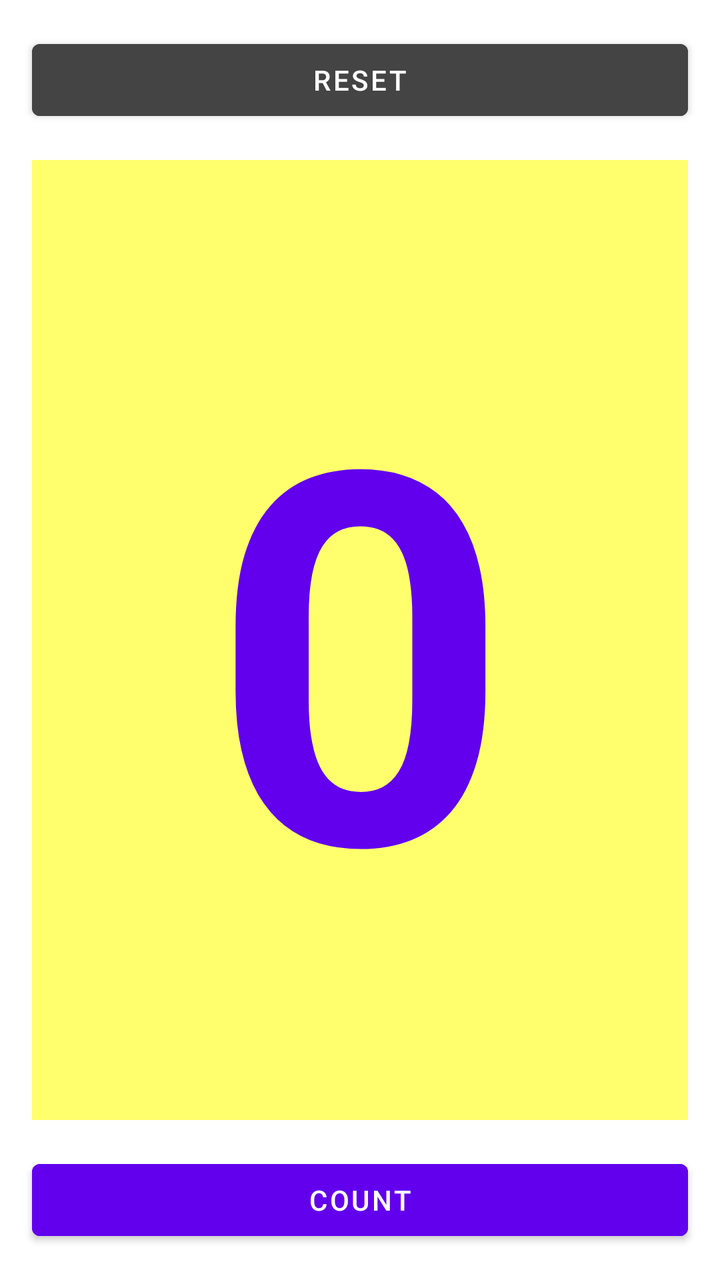
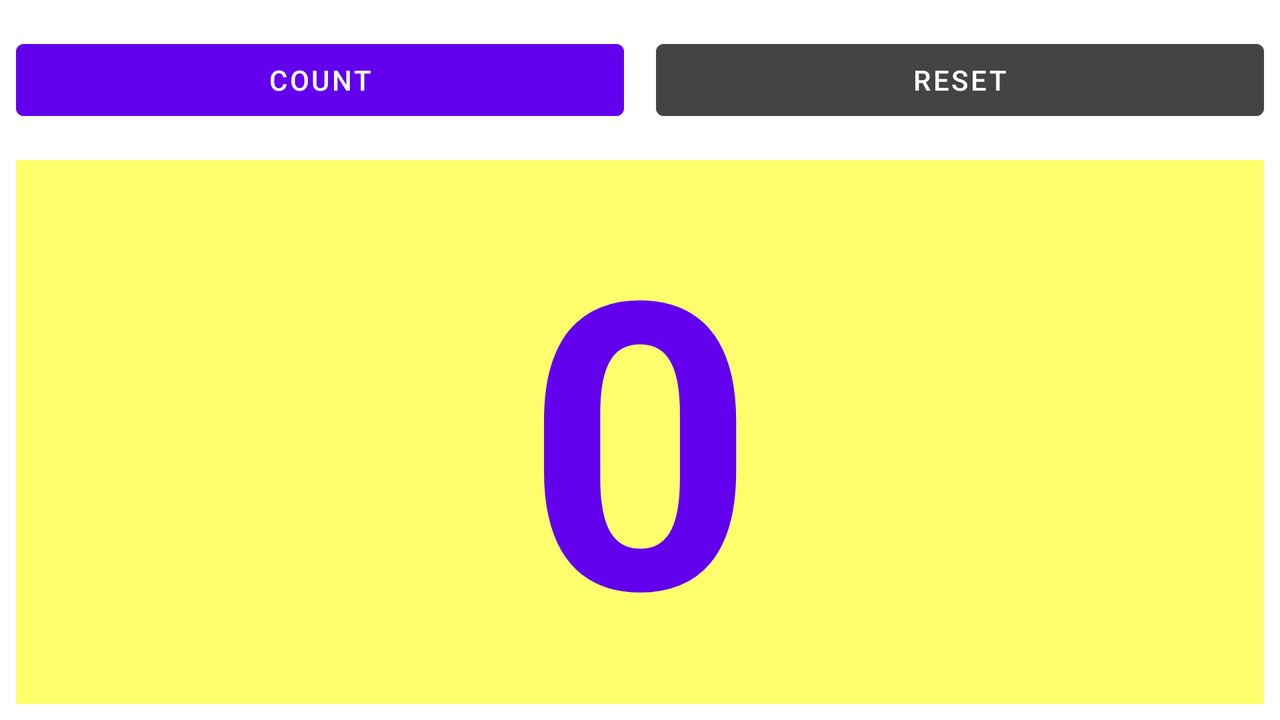

Compare how this app lays out the same screen by default and in its alternative resource folder. The renders come first, then the two layout files and the values they reference.
<!-- AndroidManifest.xml: application theme Theme.Click_app -->
<!-- res/layout/activity_main.xml -->
<?xml version="1.0" encoding="utf-8"?>
<androidx.constraintlayout.widget.ConstraintLayout xmlns:android="http://schemas.android.com/apk/res/android"
    xmlns:app="http://schemas.android.com/apk/res-auto"
    xmlns:tools="http://schemas.android.com/tools"
    android:layout_width="match_parent"
    android:layout_height="match_parent"
    android:backgroundTint="#FF5722"
    tools:context=".MainActivity">

    <Button
        android:id="@+id/button_toast"
        android:layout_width="0dp"
        android:layout_height="wrap_content"
        android:layout_marginStart="16dp"
        android:layout_marginTop="16dp"
        android:layout_marginEnd="16dp"
        android:backgroundTint="#444444"
        android:text="@string/toast"
        app:layout_constraintEnd_toEndOf="parent"
        app:layout_constraintStart_toStartOf="parent"
        app:layout_constraintTop_toTopOf="parent"
        android:onClick="showToast"
        />

    <Button
        android:id="@+id/button_count"
        android:layout_width="0dp"
        android:layout_height="wrap_content"
        android:layout_marginStart="16dp"
        android:layout_marginEnd="16dp"
        android:layout_marginBottom="16dp"
        android:backgroundTint="?attr/colorPrimary"
        android:text="@string/count"
        app:layout_constraintBottom_toBottomOf="parent"
        app:layout_constraintEnd_toEndOf="parent"
        app:layout_constraintStart_toStartOf="parent"
        android:onClick="countUp"
        />

    <TextView
        android:id="@+id/show_count"
        android:layout_width="0dp"
        android:layout_height="0dp"
        android:layout_marginStart="16dp"
        android:layout_marginTop="16dp"
        android:layout_marginEnd="16dp"
        android:layout_marginBottom="16dp"
        android:background="@color/yellow"
        android:gravity="center"
        android:text="@string/zero"
        android:textColor="?attr/colorPrimary"
        android:textSize="260sp"
        android:textStyle="bold"
        app:layout_constraintBottom_toTopOf="@+id/button_count"
        app:layout_constraintEnd_toEndOf="parent"
        app:layout_constraintHorizontal_bias="0.498"
        app:layout_constraintStart_toStartOf="parent"
        app:layout_constraintTop_toBottomOf="@+id/button_toast" />


</androidx.constraintlayout.widget.ConstraintLayout>
<!-- resources referenced by this layout -->
<resources>
  <color name="yellow">#FFFF6D</color>
  <string name="count">Count</string>
  <string name="toast">Reset</string>
  <string name="zero">0</string>
  <style name="Theme.Click_app" parent="Theme.MaterialComponents.DayNight.DarkActionBar">
          
          <item name="colorPrimary">@color/purple_500</item>
          <item name="colorPrimaryVariant">@color/purple_700</item>
          <item name="colorOnPrimary">@color/white</item>
          
          <item name="colorSecondary">@color/teal_200</item>
          <item name="colorSecondaryVariant">@color/teal_700</item>
          <item name="colorOnSecondary">@color/black</item>
          
          <item name="android:statusBarColor" tools:targetApi="l">?attr/colorPrimaryVariant</item>
          
      </style>
  <color name="purple_500">#FF6200EE</color>
  <color name="purple_700">#FF3700B3</color>
  <color name="white">#FFFFFFFF</color>
  <color name="teal_200">#FF03DAC5</color>
  <color name="teal_700">#FF018786</color>
  <color name="black">#FF000000</color>
</resources>
<!-- res/layout-land/activity_main.xml (the repository's variant of the layout above) -->
<!-- drawn on the phone turned sideways -->
<?xml version="1.0" encoding="utf-8"?>
<androidx.constraintlayout.widget.ConstraintLayout xmlns:android="http://schemas.android.com/apk/res/android"
    xmlns:app="http://schemas.android.com/apk/res-auto"
    xmlns:tools="http://schemas.android.com/tools"
    android:layout_width="match_parent"
    android:layout_height="match_parent"
    android:backgroundTint="#FF5722"
    tools:context=".MainActivity">

    <TextView
        android:id="@+id/show_count"
        android:layout_width="0dp"
        android:layout_height="0dp"
        android:layout_margin="8dp"
        android:background="@color/yellow"
        android:gravity="center"
        android:text="@string/zero"
        android:textColor="?attr/colorPrimary"
        android:textSize="200sp"
        android:textStyle="bold"
        app:layout_constraintBottom_toBottomOf="parent"
        app:layout_constraintEnd_toEndOf="parent"
        app:layout_constraintStart_toStartOf="parent"
        app:layout_constraintTop_toBottomOf="@+id/linearLayout" />

    <LinearLayout
        android:id="@+id/linearLayout"
        android:layout_width="0dp"
        android:layout_height="wrap_content"
        android:layout_marginTop="8dp"

        android:orientation="horizontal"
        app:layout_constraintEnd_toEndOf="parent"
        app:layout_constraintHorizontal_bias="0.498"
        app:layout_constraintStart_toStartOf="parent"
        app:layout_constraintTop_toTopOf="parent">

        <Button
            android:layout_margin="8dp"
            android:id="@+id/button_count"
            android:layout_width="0dp"
            android:layout_weight="1"
            android:layout_height="wrap_content"
            android:backgroundTint="?attr/colorPrimary"
            android:onClick="countUp"
            android:text="@string/count" />

        <Button
            android:layout_margin="8dp"
            android:id="@+id/button_toast"
            android:layout_width="0dp"
            android:layout_height="wrap_content"
            android:layout_weight="1"

            android:backgroundTint="#444444"
            android:onClick="showToast"
            android:text="@string/toast" />
    </LinearLayout>


</androidx.constraintlayout.widget.ConstraintLayout>
